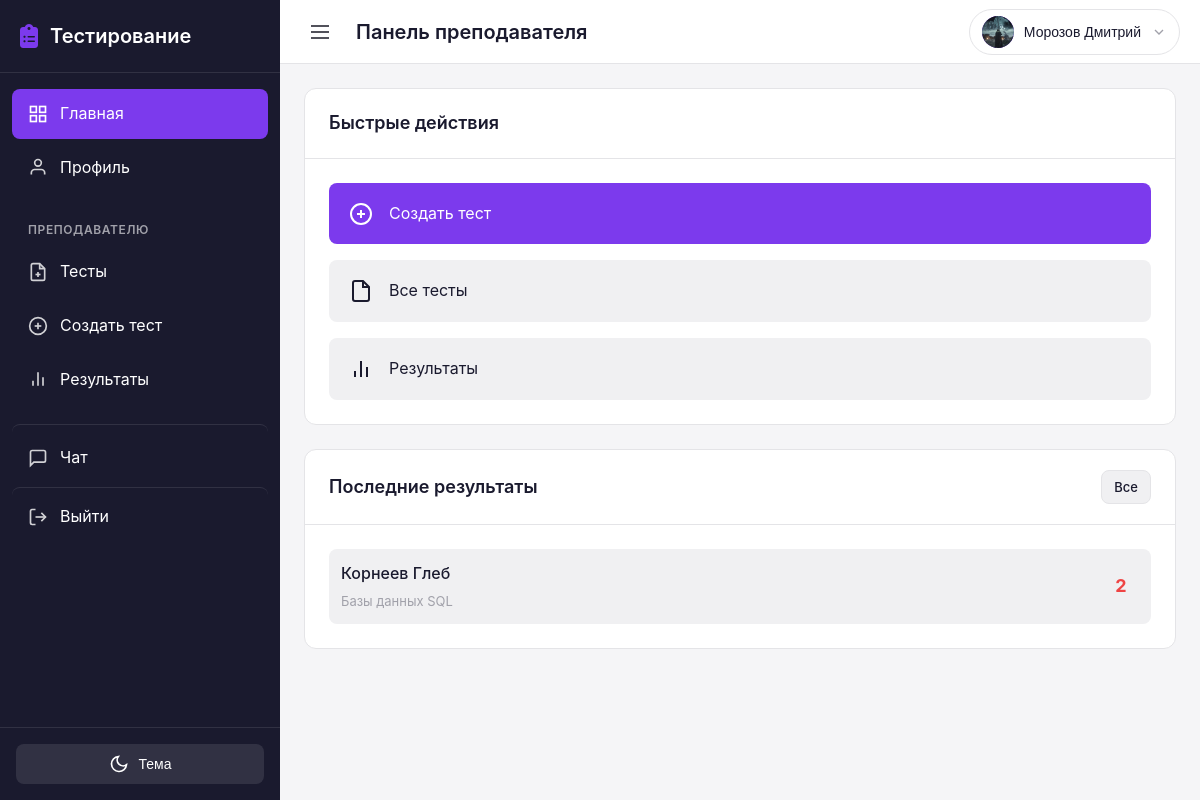
Before: /teacher/dashboard/ (signed in) with the older database file.
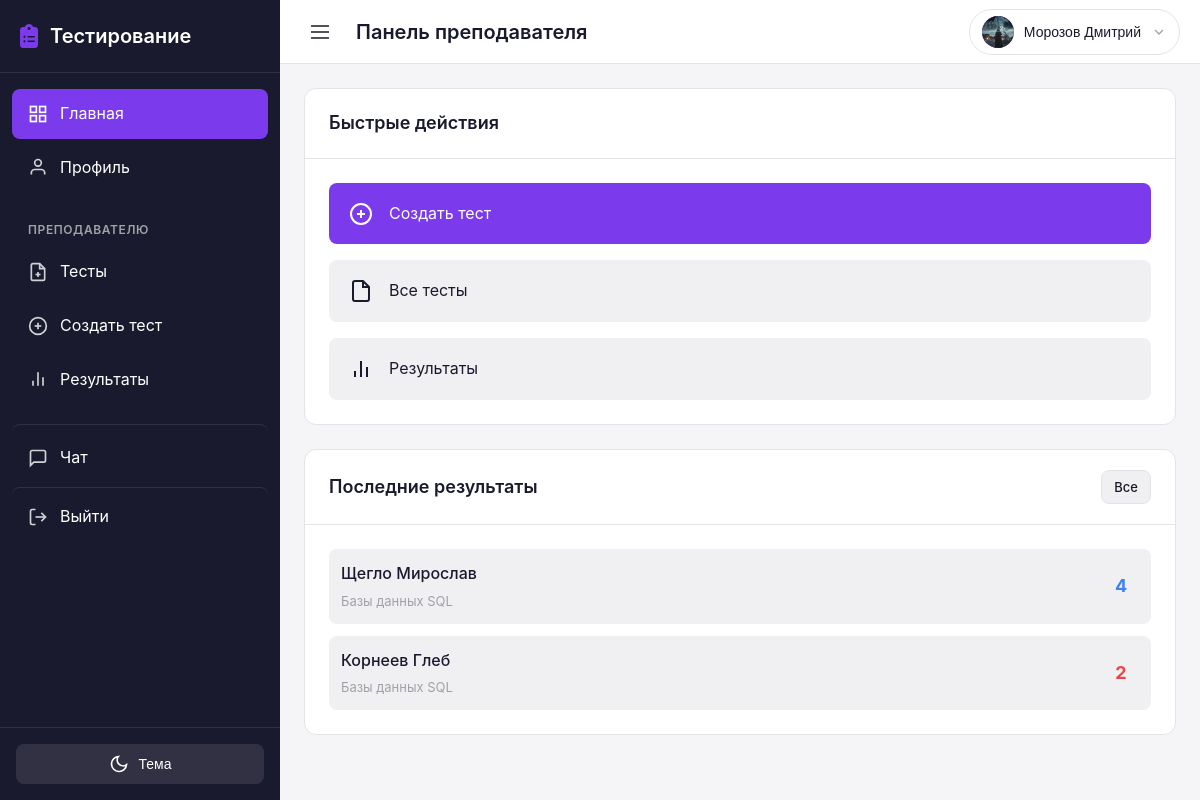
After: the same page with the newer database file.
### results/models.py (models this page shows, shortened)
class Result(models.Model):
    GRADE_CHOICES = [
        (2, '2 (Неудовлетворительно)'),
        (3, '3 (Удовлетворительно)'),
        (4, '4 (Хорошо)'),
        (5, '5 (Отлично)'),
    ]
    test = models.ForeignKey(
        'tests.Test',
        on_delete=models.CASCADE,
        related_name='results',
        verbose_name='Тест'
    )
    student = models.ForeignKey(
        settings.AUTH_USER_MODEL,
        on_delete=models.CASCADE,
        related_name='test_results',
        limit_choices_to={'role': 'student'},
        verbose_name='Студент'
    )
    grade = models.PositiveSmallIntegerField(
        choices=GRADE_CHOICES,
        null=True,
        blank=True,
        verbose_name='Оценка',
        help_text='Оценка за тест (2-5) или пусто, если не проверено'
    )
    started_at = models.DateTimeField(
        auto_now_add=True,
        verbose_name='Время начала'
    )
    completed_at = models.DateTimeField(
        null=True,
        blank=True,
        verbose_name='Время завершения'
    )
    correct_answers_count = models.PositiveIntegerField(
        default=0,
        verbose_name='Количество верных ответов'
    )
    total_questions = models.PositiveIntegerField(
        default=0,
        verbose_name='Общее количество вопросов'
    )
    device_info = models.CharField(
        max_length=200,
        blank=True,
        verbose_name='Устройство',
        help_text='Информация об устройстве, с которого проходил тест'
    )
    tab_switches_count = models.PositiveIntegerField(
        default=0,
        verbose_name='Переключения вкладок',
        help_text='Количество раз, когда страница становилась неактивной'
    )
    class Meta:
        verbose_name = 'Результат'
        verbose_name_plural = 'Результаты'
        ordering = ['-completed_at', '-started_at']

### users/models.py (models this page shows, shortened)
class User(AbstractUser):
    role = models.CharField(
        max_length=10,
        choices=UserRole.choices,
        default=UserRole.STUDENT,
        verbose_name='Роль'
    )
    phone = models.CharField(
        max_length=20,
        blank=True,
        verbose_name='Телефон'
    )
    birth_date = models.DateField(
        null=True,
        blank=True,
        verbose_name='Дата рождения'
    )
    patronymic = models.CharField(
        max_length=100,
        blank=True,
        verbose_name='Отчество'
    )
    class Meta:
        verbose_name = 'Пользователь'
        verbose_name_plural = 'Пользователи'
    @property
    def is_teacher(self):
        return self.role == UserRole.TEACHER
    @property
    def is_student(self):
        return self.role == UserRole.STUDENT

### tests/models.py (models this page shows, shortened)
class Test(models.Model):
    subject = models.ForeignKey(
        'groups.Subject',
        on_delete=models.CASCADE,
        related_name='tests',
        verbose_name='Предмет'
    )
    title = models.CharField(
        max_length=200,
        verbose_name='Название теста'
    )
    description = models.TextField(
        blank=True,
        verbose_name='Описание'
    )
    time_limit = models.PositiveIntegerField(
        default=60,
        verbose_name='Время на прохождение (минут)',
        help_text='Время в минутах на прохождение теста'
    )
    is_published = models.BooleanField(
        default=False,
        verbose_name='Опубликован',
        help_text='Если отмечено, тест доступен студентам'
    )
    show_correct_answers = models.BooleanField(
        default=True,
        verbose_name='Показывать правильные ответы',
        help_text='Показывать ли правильные ответы после прохождения'
    )
    shuffle_questions = models.BooleanField(
        default=False,
        verbose_name='Перемешивать вопросы',
        help_text='Если отмечено, порядок вопросов и ответов будет случайным для каждого студента'
    )
    groups = models.ManyToManyField(
        'groups.Group',
        related_name='tests',
        verbose_name='Группы',
        help_text='Группы, которым доступен тест'
    )
    created_by = models.ForeignKey(
        settings.AUTH_USER_MODEL,
        on_delete=models.CASCADE,
        related_name='created_tests',
        limit_choices_to={'role': 'teacher'},
        verbose_name='Создал преподаватель'
    )
    created_at = models.DateTimeField(
        auto_now_add=True,
        verbose_name='Дата создания'
    )
    updated_at = models.DateTimeField(
        auto_now=True,
        verbose_name='Дата обновления'
    )
    class Meta:
        verbose_name = 'Тест'
        verbose_name_plural = 'Тесты'
        ordering = ['-created_at']

### users/views.py (the view)
# urls.py: path('teacher/dashboard/', views.teacher_dashboard, name='teacher_dashboard'),
@login_required
def teacher_dashboard(request):
    from tests.models import Test
    from results.models import Result
    if not request.user.is_teacher:
        messages.error(request, 'У вас нет доступа к этой странице')
        return redirect('dashboard')
    user = request.user
    tests = Test.objects.filter(created_by=user)
    recent_results = Result.objects.filter(
        test__in=tests
    ).select_related('student', 'test').order_by('-completed_at')[:10]
    context = {
        'recent_results': recent_results,
    }
    return render(request, 'users/teacher/dashboard.html', context)

### chat/context_processors.py (called while the page is built)
def unread_messages_count(request):
    if request.user.is_authenticated:
        count = Message.objects.filter(receiver=request.user, is_read=False).count()
        return {'total_unread_messages': count}
    return {'total_unread_messages': 0}

### testingPlatform/ngrok_skip_warning.py (called while the page is built)
    def __call__(self, request):
        request.META['HTTP_NGROK_SKIP_BROWSER_WARNING'] = 'true'
        response = self.get_response(request)
        response['ngrok-skip-browser-warning'] = 'true'
        return response

### templates/users/teacher/dashboard.html (shortened to what this page needs)
{% extends 'base.html' %}
{% load user_tags %}
{% block topbar_title %}Панель преподавателя{% endblock %}
{% block content %}
<div class="dashboard-container">
    <div class="dashboard-grid">
        <div class="card">
            <div class="card-header">
                <h2 class="card-title">Быстрые действия</h2>
            </div>
            <div class="card-body">
                <div class="quick-actions">
                    <a href="{% url 'teacher_test_create' %}" class="quick-action-item primary">
                        <svg width="24" height="24" viewBox="0 0 24 24" fill="none" stroke="currentColor" stroke-width="2">
                            <circle cx="12" cy="12" r="10"></circle>
                            <line x1="12" y1="8" x2="12" y2="16"></line>
                            <line x1="8" y1="12" x2="16" y2="12"></line>
                        </svg>
                        <span>Создать тест</span>
                    </a>
                    <a href="{% url 'teacher_tests' %}" class="quick-action-item">
                        <svg width="24" height="24" viewBox="0 0 24 24" fill="none" stroke="currentColor" stroke-width="2">
                            <path d="M14 2H6a2 2 0 0 0-2 2v16a2 2 0 0 0 2 2h12a2 2 0 0 0 2-2V8z"></path>
                            <polyline points="14 2 14 8 20 8"></polyline>
                        </svg>
                        <span>Все тесты</span>
                    </a>
                    <a href="{% url 'teacher_results' %}" class="quick-action-item">
                        <svg width="24" height="24" viewBox="0 0 24 24" fill="none" stroke="currentColor" stroke-width="2">
                            <line x1="18" y1="20" x2="18" y2="10"></line>
                            <line x1="12" y1="20" x2="12" y2="4"></line>
                            <line x1="6" y1="20" x2="6" y2="14"></line>
                        </svg>
                        <span>Результаты</span>
                    </a>
                </div>
            </div>
        </div>
        <div class="card">
            <div class="card-header">
                <h2 class="card-title">Последние результаты</h2>
                <a href="{% url 'teacher_results' %}" class="btn btn-secondary btn-sm">Все</a>
            </div>
            <div class="card-body">
                <div class="results-list" id="recentResultsList" {% if not recent_results %}style="display:none"{% endif %}>
                    {% for result in recent_results %}
                    <a href="{% url 'test_result_detail' result.id %}" class="result-item"
                       data-live-result-id="{{ result.id }}"
                       data-live-kind="dashboard"
                       {% if not result.completed_at %}data-remaining-seconds="{{ result.remaining_seconds|default_if_none:'' }}"{% endif %}>
                        <div class="result-student">
                            <span class="result-name">{{ result.student.last_name }} {{ result.student.first_name }}</span>
                            <span class="result-test">{{ result.test.title }}</span>
                        </div>
                        {% if result.completed_at and result.grade %}
                        <div class="result-grade grade-{{ result.grade }}" data-result-grade>
                            {{ result.grade }}
                        </div>
                        {% elif not result.completed_at %}
                        <div class="result-progress" data-result-grade>
                            {{ result.remaining_seconds|format_timer }}
                        </div>
                        {% else %}
                        <div class="result-progress" data-result-grade>
                            —
                        </div>
                        {% endif %}
                    </a>
                    {% endfor %}
                </div>
            </div>
        </div>
    </div>
</div>
{% endblock %}

Changed rows visible on the page:
added Result: student.last_name "Щегло", student.first_name "Мирослав", test "Базы данных SQL", grade "4"
